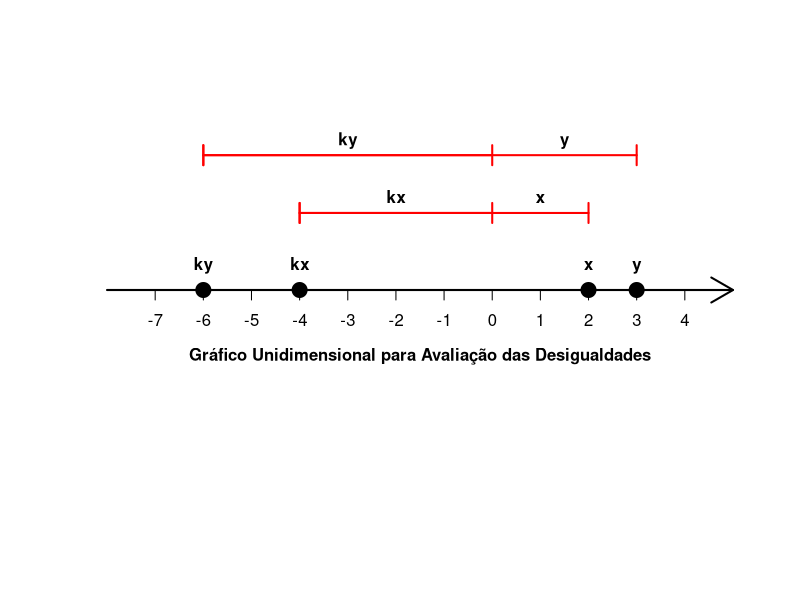
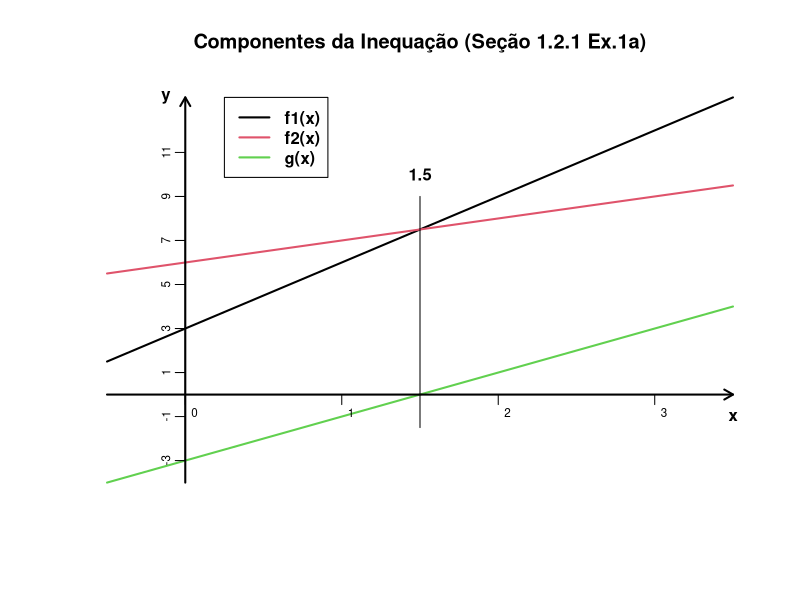
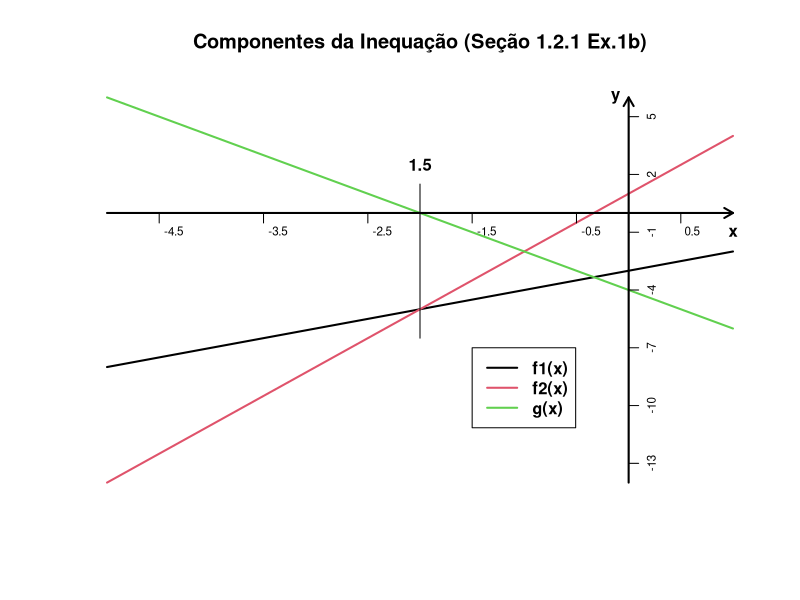
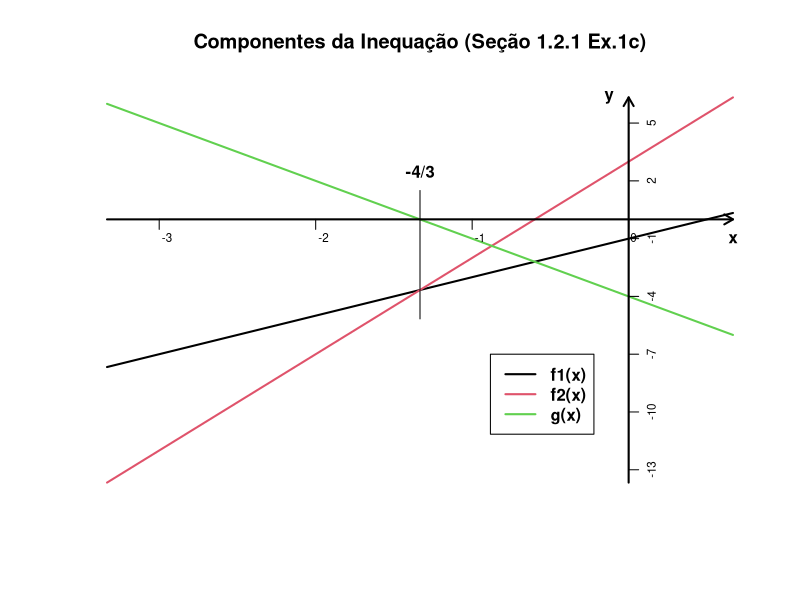
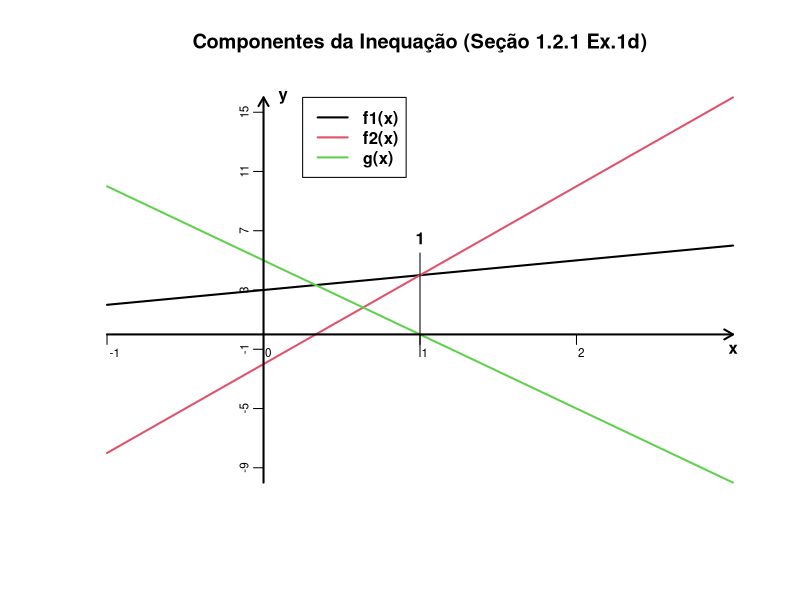
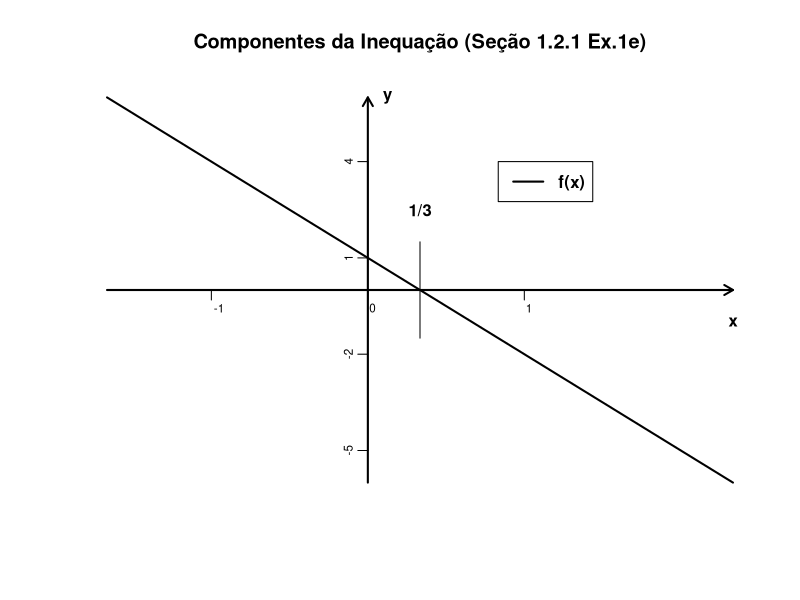
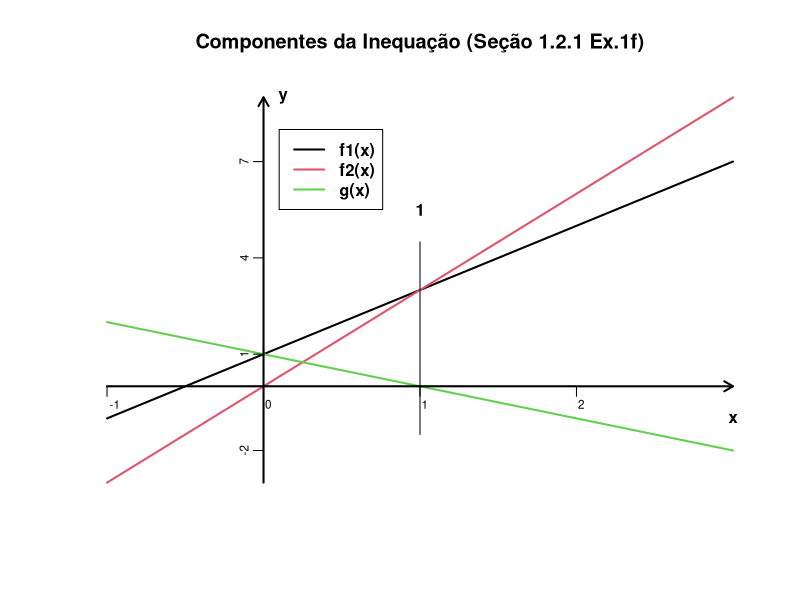
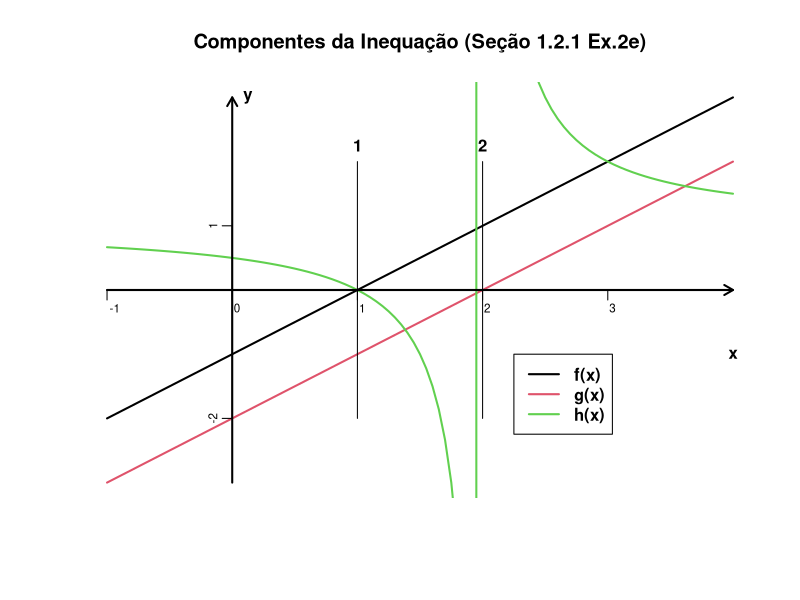

Source code (R) for these figures, in order:
## ---- chunk 1
require(knitr)
opts_chunk$set(fig.align = "center")
## ---- chunk 2
require(knitr)
opts_chunk$set(fig.align = "center")
## ---- chunk 3
# Estudo por simulação:

##  Semente:
set.seed(sum(utf8ToInt("BGuide")))

##  Quantidade de números a serem gerados:
n <- 1000000

##  Gera-se aqui 'n' números aleatórios seguindo a distribuição Uniforme de
## parâmetros 'min = 0' e 'max = 1':
x <- runif(n)

##  Em seguida geramos mais 'n' números aleatórios seguindo uma distribuição
## Uniforme de parâmetros 'min = x' e 'max = 1'. Isto faz com que todos os
## números armazenados em y[i] sejam maiores do que os armazenados em x[i], com
## 'i' variando de 1 a 'n'. Mas não implica que y[i] seja maior do que x[j] com
## 'j' também variando de 1 a 'n' e 'i != j':
y <- runif(n, min = x)

##  Soma a quantidade de verificações onde a afirmação 'x^2 <= y^2' for
## verdadeira:
sum(x^2 <= y^2)

##  Observe que o resultado é 1.000.000, exatamente a quantidade de números
## uniformes no intervalo (0, 1) que foram gerados. Logo para todas as
## simulações obteve-se 'x^2 <= y^2'.

##  Obs.: O resultado obtido por simulação não prova a propriedade acima, apenas
## cria evidências a favor dela. A simulação não é necessária aqui pois a
## propriedade pode ser provada analiticamente.
## ---- chunk 4
# Exemplo gráfico

##  O gráfico a seguir tem como objetivo a visualização do que foi dito
## anteriormente. Nele pode-se observar a propriedade 'x <= y  ==>  ky <= kx'
## quando 'k < 0'. No exemplo utilizaremos 'x = 2', 'y = 3' e 'k = -2'.

##  Cria um vetor dos valores a serem plotados:
xy <- c(2, 3)
k <- -2
pontos <- c(k*xy, xy)

##  Atribui 0 aos valores de y
pontos <- cbind(pontos, 0)

##  Atribui nome às coordenadas
rownames(pontos) <- c("kx", "ky", "x", "y")

##  Cria gráfico unidimensional:
plot(pontos, bty = 'n', xaxt = 'n', yaxt = 'n', ylab = '', xlab = '',
     ylim = c(-1, 1),
     xlim = c(pontos[2, 1] - 2, pontos[4, 1] + 2), pch = 19, cex = 2)

##  Eixo do sistema:
arrows(x0 = pontos[2, 1] - 2, x1 = pontos[4, 1] + 2,
       y0 = 0, y1 = 0, lwd = 2)

##  Retas de distância:
arrows(x0 = pontos[1, 1], x1 = c(0, pontos[3, 1]),
       y0 = 0.4, y1 = 0.4,
       angle = 90, code = 3, col = "red", lwd = 2, length = 0.1)

arrows(x0 = pontos[2, 1], x1 = c(0, pontos[4, 1]),
       y0 = 0.7, y1 = 0.7,
       angle = 90, code = 3, col = "red", lwd = 2, length = 0.1)

##  Enumeração do eixo:
axis(side = 1, seq(-7, 4, 1), pos = 0)

##  Legenda:
text(pontos, labels = rownames(pontos), pos = 3, offset = 1, font = 2)

text(x = pontos[1, 1]/2, labels = rownames(pontos)[1], y = 0.4,
     pos = 3, font = 2)
text(x = pontos[2, 1]/2, labels = rownames(pontos)[2], y = 0.7,
     pos = 3, font = 2)
text(x = pontos[3, 1]/2, labels = rownames(pontos)[3], y = 0.4,
     pos = 3, font = 2)
text(x = pontos[4, 1]/2, labels = rownames(pontos)[4], y = 0.7,
     pos = 3, font = 2)

text(y = 0, x = (pontos[2, 1] + pontos[4, 1])/2,
     labels = "Gráfico Unidimensional para Avaliação das Desigualdades",
     pos = 1, offset = 3, font = 2)


## ---- chunk 5
# Resolução no R

##  Para resolver a inequação pelo R consideraremos as seguintes expressões:
## 'f1(x) = 3x + 3' e 'f2(x) = x + 6'.
f1 <- function(x){
  3*x + 3
}

f2 <- function(x){
  x + 6
}

##  A desigualdade é 'f1(x) < f2(x)' logo 'f1(x) - f2(x) < 0'. Portanto
## queremos os valores de x para os quais 'f1(x) - f2(x)' seja menor que zero.
##  Começaremos achando a raiz da expressão 'f1(x) - f2(x)'.
##  A função abaixo utiliza iterações para achar a raiz em um intervalo
## pré-determinado, utiliza-se aqui o intervalo (-10, 10) mas é possível inserir
## grandes intervalos a um certo custo de tempo computacional (neste caso
## razoável).
r <- uniroot(function(x){f1(x) - f2(x)}, c(-10, 10))$root
r

##  O resultado revela somente a raiz da função. No entanto queremos saber onde
## se localizam os valores positivos e negativos da função.
##  Chamaremos nessa etapa a expressão 'f1(x) - f2(x)' de 'g(x)'.
g <- function(x){
  f1(x) - f2(x)
}

##  Sabemos que a raiz da função 'g(x)' é 1.5, logo basta verificarmos os
## valores ao redor da raiz.
x <- seq(from = r - 0.5, to = r + 0.5, by = 0.25)
data.frame(x, g(x))

##  Pode-se observar que para valores menores que 1.5, g(x) assume valores
## negativos. Logo os valores de x que satisfazem a inequação são dados por
## 'x < 1.5'

# Exemplo Gráfico

##  O gráfico a seguir representa f1(x), f2(x) e g(x). Observe que para valores
## menores que 1.5 temos f1(x) < f2(x) e g(x) < 0, para x = 1.5 temos
## f1(x) = f2(x) e g(x) = 0 e para valores maiores que 1.5 temos f1(x) > f2(x) e
## g(x) > 0.

##  Vetor para determinar a amplitude do eixo das abscissas:
v <- c(r - 2, r + 2)

##  Determina  a amplitude do eixo das ordenadas:
mini <- min(f1(v), f2(v), g(v))
maxi <- max(f1(v), f2(v), g(v))

##  Curvas:
curve(f1, from = v[1], to = v[2], xlim = v, ylim = c(mini, maxi), lwd = 2,
      bty = 'n', xaxt = 'n', yaxt = 'n', ylab = '', xlab = '',
      main = 'Componentes da Inequação (Seção 1.2.1 Ex.1a)')
curve(f2, from = v[1], to = v[2], add = TRUE, col = 2, lwd = 2)
curve(g, from = v[1], to = v[2], add = TRUE, col = 3, lwd = 2)

##  Eixos:
arrows(x0 = v[1], x1 = v[2],
       y0 = 0, y1 = 0, lwd = 2, length = 0.1)
arrows(x0 = 0, x1 = 0,
       y0 = mini, y1 = maxi, lwd = 2, length = 0.1)

##  Comprimento da reta vertical que passa pelo ponto de intersecção:
const <- 1.5
minim <- min(f1(r), f2(r), g(r)) - const
maxim <- max(f1(r), f2(r), g(r)) + const

##  Reta vertical que passa pelo ponto de intersecção:
segments(x0 = r, x1 = r,
         y0 = minim, y1 = maxim, lwd = 1)

##  Enumeração dos eixos:
axis(side = 1, c(seq(v[1] + 0.5, v[2] - 0.5, 1)),
     hadj = -1, padj = -1.5, pos = 0,  cex.axis = 0.7)
axis(side = 2, c(seq(mini + 1, maxi - 1, 2)),
     padj = 1, pos = 0,  cex.axis = 0.7)

##  Legenda:
legend(v[1] + 0.75, maxi, col = c(1, 2, 3), c('f1(x)', 'f2(x)', 'g(x)'),
       lwd = 2, text.font = 2)

text(x = c(v[2], -0.125, r), y = c(-1, maxi, maxim + 1),
     labels = c("x", "y", "1.5"), font = 2)

## ---- chunk 6
# Resolução no R

##  Para resolver a inequação pelo R consideraremos as seguintes expressões:
## 'f1(x) = x - 3' e 'f2(x) = 3x + 1'.
f1 <- function(x){
  x - 3
}

f2 <- function(x){
  3*x + 1
}

##  A desigualdade é 'f1(x) < f2(x)' logo 'f1(x) - f2(x) > 0'. Portanto
## queremos os valores de x para os quais 'f1(x) - f2(x)' seja maior que zero.
##  Começaremos achando a raiz da expressão 'f1(x) - f2(x)'.
##  A função abaixo utiliza iterações para achar a raiz em um intervalo
## pré-determinado, utiliza-se aqui o intervalo (-10, 10) mas é possível inserir
## grandes intervalos a um certo custo de tempo computacional (neste caso
## razoável).
r <- uniroot(function(x){f1(x) - f2(x)}, c(-10, 10))$root
r

##  O resultado revela somente a raiz da função. No entanto queremos saber onde
## se localizam os valores positivos e negativos da função.
##  Chamaremos nessa etapa a expressão 'f1(x) - f2(x)' de 'g(x)'.
g <- function(x){
  f1(x) - f2(x)
}

##  Sabemos que a raiz da função 'g(x)' é -2, logo basta verificarmos os
## valores ao redor da raiz.
x <- seq(from = r - 0.5, to = r + 0.5, by = 0.25)
data.frame(x, g(x))

##  Pode-se observar que para valores menores que -2, g(x) assume valores
## positivos. Logo os valores de x que satisfazem a inequação são dados por
## 'x < -2'

# Exemplo Gráfico

##  O gráfico a seguir representa f1(x), f2(x) e g(x). Observe que para valores
## menores que -2 temos f1(x) > f2(x) e g(x) > 0, para x = 1.5 temos 
## f1(x) = f2(x) e g(x) = 0 e para valores maiores que -2 temos f1(x) < f2(x) e
## g(x) < 0.

##  Vetor para determinar a amplitude do eixo das abscissas:
v <- c(r - 3, r + 3)

##  Determina  a amplitude do eixo das ordenadas:
mini <- min(f1(v), f2(v), g(v))
maxi <- max(f1(v), f2(v), g(v))

##  Curvas:
curve(f1, from = v[1], to = v[2], xlim = v, ylim = c(mini, maxi), lwd = 2,
      bty = 'n', xaxt = 'n', yaxt = 'n', ylab = '', xlab = '',
      main = 'Componentes da Inequação (Seção 1.2.1 Ex.1b)')
curve(f2, from = v[1], to = v[2], add = TRUE, col = 2, lwd = 2)
curve(g, from = v[1], to = v[2], add = TRUE, col = 3, lwd = 2)

##  Eixos:
arrows(x0 = v[1], x1 = v[2],
       y0 = 0, y1 = 0, lwd = 2, length = 0.1)
arrows(x0 = 0, x1 = 0,
       y0 = mini, y1 = maxi, lwd = 2, length = 0.1)

##  Comprimento da reta vertical que passa pelo ponto de intersecção:
const <- 1.5
minim <- min(f1(r), f2(r), g(r)) - const
maxim <- max(f1(r), f2(r), g(r)) + const

##  Reta vertical que passa pelo ponto de intersecção:
segments(x0 = r, x1 = r,
         y0 = minim, y1 = maxim, lwd = 1)

##  Enumeração dos eixos:
axis(side = 1, c(seq(v[1] + 0.5, v[2] - 0.5, 1)),
     hadj = -0.25, padj = -1.5, pos = 0, cex.axis = 0.7)
axis(side = 4, c(seq(mini + 1, maxi - 1, 3)),
     padj = -1, pos = 0, cex.axis = 0.7)

##  Legenda:
legend(r + 0.5, -7, col = c(1, 2, 3), c('f1(x)', 'f2(x)', 'g(x)'),
       lwd = 2, text.font = 2)

text(x = c(v[2], -0.125, r), y = c(-1, maxi, maxim + 1),
     labels = c("x", "y", "1.5"), font = 2)

## ---- chunk 7

# Resolução no R

##  Para resolver a inequação pelo R consideraremos as seguintes expressões:
## 'f1(x) = 2x - 1' e 'f2(x) = 5x + 3'.
f1 <- function(x){
  2*x - 1
}

f2 <- function(x){
  5*x + 3
}

##  A desigualdade é 'f1(x) >= f2(x)' logo 'f1(x) - f2(x) >= 0'. Portanto
## queremos os valores de x para os quais 'f1(x) - f2(x)' seja maior ou igual a
## zero.
##  Começaremos achando a raiz da expressão 'f1(x) - f2(x)'.
##  A função abaixo utiliza iterações para achar a raiz em um intervalo
## pré-determinado, utiliza-se aqui o intervalo (-10, 10) mas é possível inserir
## grandes intervalos a um certo custo de tempo computacional (neste caso
## razoável).
r <- uniroot(function(x){f1(x) - f2(x)}, c(-10, 10))$root
r

##  O resultado revela somente a raiz da função. No entanto queremos saber onde
## se localizam os valores positivos e negativos da função.
##  Chamaremos nessa etapa a expressão 'f1(x) - f2(x)' de 'g(x)'.
g <- function(x){
  f1(x) - f2(x)
}

##  Sabemos que a raiz da função 'g(x)' é -1.33, logo basta verificarmos os
## valores ao redor da raiz.
x <- seq(from = r - 0.5, to = r + 0.5, by = 0.25)
data.frame(x, g(x))

##  Pode-se observar que para valores menores que -1.33, g(x) assume valores
## positivos. Logo os valores de x que satisfazem a inequação são dados por
## 'x <= -1.33' ou 'x <= -4/3'.

# Exemplo Gráfico

##  O gráfico a seguir representa f1(x), f2(x) e g(x). Observe que para valores
## menores que -1.33 temos f1(x) > f2(x) e g(x) > 0, para x = -1.33 temos
## f1(x) = f2(x) e g(x) = 0 e para valores maiores que -1.33 temos
## f1(x) < f2(x) e g(x) < 0.

##  Vetor para determinar a amplitude do eixo das abscissas:
v <- c(r - 2, r + 2)

##  Determina  a amplitude do eixo das ordenadas:
mini <- min(f1(v), f2(v), g(v))
maxi <- max(f1(v), f2(v), g(v))

##  Curvas:
curve(f1, from = v[1], to = v[2], xlim = v, ylim = c(mini, maxi), lwd = 2,
      bty = 'n', xaxt = 'n', yaxt = 'n', ylab = '', xlab = '',
      main = 'Componentes da Inequação (Seção 1.2.1 Ex.1c)')
curve(f2, from = v[1], to = v[2], add = TRUE, col = 2, lwd = 2)
curve(g, from = v[1], to = v[2], add = TRUE, col = 3, lwd = 2)

##  Eixos:
arrows(x0 = v[1], x1 = v[2],
       y0 = 0, y1 = 0, lwd = 2, length = 0.1)
arrows(x0 = 0, x1 = 0,
       y0 = mini, y1 = maxi, lwd = 2, length = 0.1)

##  Comprimento da reta vertical que passa pelo ponto de intersecção:
const <- 1.5
minim <- min(f1(r), f2(r), g(r)) - const
maxim <- max(f1(r), f2(r), g(r)) + const

##  Reta vertical que passa pelo ponto de intersecção:
segments(x0 = r, x1 = r,
         y0 = minim, y1 = maxim, lwd = 1)

##  Enumeração dos eixos:
axis(side = 1, c(seq(round(v[1]), round(v[2]) - 0.5, 1)),
     hadj = -0.25, padj = -1.5, pos = 0, cex.axis = 0.7)
axis(side = 4, c(seq(round(mini) + 1, round(maxi) - 1, 3)),
     padj = -1, pos = 0, cex.axis = 0.7)

##  Legenda:
legend(r + 0.45, -7, col = c(1, 2, 3), c('f1(x)', 'f2(x)', 'g(x)'),
       lwd = 2, text.font = 2)

text(x = c(v[2], -0.125, r), y = c(-1, maxi, maxim + 1),
     labels = c("x", "y", "-4/3"), font = 2)

## ---- chunk 8
    
# Resolução no R

##  Para resolver a inequação pelo R consideraremos as seguintes expressões:
## 'f1(x) = x + 3' e 'f2(x) = 6x - 2'.
f1 <- function(x){
  x + 3
}

f2 <- function(x){
  6*x - 2
}

##  A desigualdade é 'f1(x) <= f2(x)' logo 'f1(x) - f2(x) <= 0'. Portanto
## queremos os valores de x para os quais 'f1(x) - f2(x)' seja menor ou igual a
## zero.
##  Começaremos achando a raiz da expressão 'f1(x) - f2(x)'.
##  A função abaixo utiliza iterações para achar a raiz em um intervalo
## pré-determinado, utiliza-se aqui o intervalo (-10, 10) mas é possível inserir
## grandes intervalos a um certo custo de tempo computacional (neste caso
## razoável).
r <- uniroot(function(x){f1(x) - f2(x)}, c(-10, 10))$root
r

##  O resultado revela somente a raiz da função. No entanto queremos saber onde
## se localizam os valores positivos e negativos da função.
##  Chamaremos nessa etapa a expressão 'f1(x) - f2(x)' de 'g(x)'.
g <- function(x){
  f1(x) - f2(x)
}

##  Sabemos que a raiz da função 'g(x)' é 1, logo basta verificarmos os valores
## ao redor da raiz.
x <- seq(from = r - 0.5, to = r + 0.5, by = 0.25)
data.frame(x, g(x))

##  Pode-se observar que para valores maiores que 1, g(x) assume valores
## negativos. Logo os valores de x que satisfazem a inequação são dados por
## 'x >= 1'.

# Exemplo Gráfico

##  O gráfico a seguir representa f1(x), f2(x) e g(x). Observe que para valores
## menores que 1 temos f1(x) > f2(x) e g(x) > 0, para x = 1 temos f1(x) = f2(x)
## e g(x) = 0 e para valores maiores que 1 temos f1(x) < f2(x) e g(x) < 0.

##  Vetor para determinar a amplitude do eixo das abscissas:
v <- c(r - 2, r + 2)

##  Determina  a amplitude do eixo das ordenadas:
mini <- min(f1(v), f2(v), g(v))
maxi <- max(f1(v), f2(v), g(v))

##  Curvas:
curve(f1, from = v[1], to = v[2], xlim = v, ylim = c(mini, maxi), lwd = 2,
      bty = 'n', xaxt = 'n', yaxt = 'n', ylab = '', xlab = '',
      main = 'Componentes da Inequação (Seção 1.2.1 Ex.1d)')
curve(f2, from = v[1], to = v[2], add = TRUE, col = 2, lwd = 2)
curve(g, from = v[1], to = v[2], add = TRUE, col = 3, lwd = 2)

##  Eixos:
arrows(x0 = v[1], x1 = v[2],
       y0 = 0, y1 = 0, lwd = 2, length = 0.1)
arrows(x0 = 0, x1 = 0,
       y0 = mini, y1 = maxi, lwd = 2, length = 0.1)

##  Comprimento da reta vertical que passa pelo ponto de intersecção:
const <- 1.5
minim <- min(f1(r), f2(r), g(r)) - const
maxim <- max(f1(r), f2(r), g(r)) + const

##  Reta vertical que passa pelo ponto de intersecção:
segments(x0 = r, x1 = r,
         y0 = minim, y1 = maxim, lwd = 1)

##  Enumeração dos eixos:
axis(side = 1, c(seq(round(v[1]), round(v[2]) - 0.5, 1)),
     hadj = -0.25, padj = -1.5, pos = 0, cex.axis = 0.7)
axis(side = 2, c(seq(round(mini) + 1, round(maxi) - 1, 4)),
     padj = 1, pos = 0, cex.axis = 0.7)

##  Legenda:
legend(r - 0.75, 16, col = c(1, 2, 3), c('f1(x)', 'f2(x)', 'g(x)'),
       lwd = 2, text.font = 2)

text(x = c(v[2], 0.125, r), y = c(-1, maxi, maxim + 1),
     labels = c("x", "y", "1"), font = 2)

## ---- chunk 9

# Resolução no R

##  Para resolver a inequação pelo R consideraremos a seguinte expressão:
## 'f(x) = 1 - 3x'.
f <- function(x){
  1 - 3*x
}

##  A desigualdade é 'f(x) < 0'. Portanto queremos os valores de x para os quais
## 'f(x)' seja menor que zero.
##  Começaremos achando a raiz de 'f(x)'.
##  A função abaixo utiliza iterações para achar a raiz em um intervalo
## pré-determinado, utiliza-se aqui o intervalo (-10, 10) mas é possível inserir
## grandes intervalos a um certo custo de tempo computacional (neste caso
## razoável).
r <- uniroot(f, c(-10, 10))$root
r

##  O resultado revela somente a raiz da função. No entanto queremos saber onde
## se localizam os valores positivos e negativos da função.
##  Sabemos que a raiz da função 'f(x)' é 1/3, logo basta verificarmos os
## valores ao redor da raiz.
x <- seq(from = r - 0.5, to = r + 0.5, by = 0.25)
data.frame(x, f(x))

##  Pode-se observar que para valores menores que 1/3, f(x) assume valores
## positivos. Logo os valores de x que satisfazem a inequação são dados por
## 'x < 1/3'.

# Exemplo Gráfico

##  O gráfico a seguir representa f(x). Observe que para valores menores que 1/3
## temos f(x) > 0, para x = 1/3 temos f(x) = 0 e para valores maiores que 1/3
## temos f(x) < 0.

##  Vetor para determinar a amplitude do eixo das abscissas:
v <- c(r - 2, r + 2)

##  Determina  a amplitude do eixo das ordenadas:
mini <- min(f(v))
maxi <- max(f(v))

##  Curvas:
curve(f, from = v[1], to = v[2], xlim = v, ylim = c(mini, maxi), lwd = 2,
      bty = 'n', xaxt = 'n', yaxt = 'n', ylab = '', xlab = '',
      main = 'Componentes da Inequação (Seção 1.2.1 Ex.1e)')
##  Eixos:
arrows(x0 = v[1], x1 = v[2],
       y0 = 0, y1 = 0, lwd = 2, length = 0.1)
arrows(x0 = 0, x1 = 0,
       y0 = mini, y1 = maxi, lwd = 2, length = 0.1)

##  Comprimento da reta vertical que passa pelo ponto de intersecção:
const <- 1.5
minim <- min(f(r)) - const
maxim <- max(f(r)) + const

##  Reta vertical que passa pelo ponto de intersecção:
segments(x0 = r, x1 = r,
         y0 = minim, y1 = maxim, lwd = 1)

##  Enumeração dos eixos:
axis(side = 1, c(seq(round(v[1]) + 1, round(v[2]) - 0.5, 1)),
     hadj = -0.25, padj = -1.5, pos = 0, cex.axis = 0.7)
axis(side = 2, c(seq(round(mini) + 1, round(maxi) - 1, 3)),
     padj = 1, pos = 0, cex.axis = 0.7)

##  Adiciona componentes do gráfico:
legend(r + 0.5, 4, col = 1, 'f(x)', lwd = 2, text.font = 2)

text(x = c(v[2], 0.125, r), y = c(-1, maxi, maxim + 1),
     labels = c("x", "y", "1/3"), font = 2)  

## ---- chunk 10

# Resolução no R

##  Para resolver a inequação pelo R consideraremos as seguintes expressões:
## 'f1(x) = 2x + 1' e 'f2(x) = 3x'.
f1 <- function(x){
  2*x + 1
}

f2 <- function(x){
  3*x
}

##  A desigualdade é 'f1(x) >= f2(x)' logo 'f1(x) - f2(x) >= 0'. Portanto
## queremos os valores de x para os quais 'f1(x) - f2(x)' seja maior ou igual a
## zero.
##  Começaremos achando a raiz da expressão 'f1(x) - f2(x)'.
##  A função abaixo utiliza iterações para achar a raiz em um intervalo
## pré-determinado, utiliza-se aqui o intervalo (-10, 10) mas é possível inserir
## grandes intervalos a um certo custo de tempo computacional (neste caso
## razoável).
r <- uniroot(function(x){f1(x) - f2(x)}, c(-10, 10))$root
r

##  O resultado revela somente a raiz da função. No entanto queremos saber onde
## se localizam os valores positivos e negativos da função.
##  Chamaremos nessa etapa a expressão 'f1(x) - f2(x)' de 'g(x)'.
g <- function(x){
  f1(x) - f2(x)
}

##  Sabemos que a raiz da função 'g(x)' é 1, logo basta verificarmos os valores
## ao redor da raiz.
x <- seq(from = r - 0.5, to = r + 0.5, by = 0.25)
data.frame(x, g(x))

##  Pode-se observar que para valores menores que 1, g(x) assume valores
## positivos. Logo os valores de x que satisfazem a inequação são dados por
## 'x <= 1'.

# Exemplo Gráfico

##  O gráfico a seguir representa f1(x), f2(x) e g(x). Observe que para valores
## menores que 1 temos f1(x) > f2(x) e g(x) > 0, para x = 1 temos f1(x) = f2(x)
## e g(x) = 0 e para valores maiores que 1 temos f1(x) < f2(x) e g(x) < 0.

##  Vetor para determinar a amplitude do eixo das abscissas:
v <- c(r - 2, r + 2)

##  Determina  a amplitude do eixo das ordenadas:
mini <- min(f1(v), f2(v), g(v))
maxi <- max(f1(v), f2(v), g(v))

##  Curvas:
curve(f1, from = v[1], to = v[2], xlim = v, ylim = c(mini, maxi), lwd = 2,
      bty = 'n', xaxt = 'n', yaxt = 'n', ylab = '', xlab = '',
      main = 'Componentes da Inequação (Seção 1.2.1 Ex.1f)')
curve(f2, from = v[1], to = v[2], add = TRUE, col = 2, lwd = 2)
curve(g, from = v[1], to = v[2], add = TRUE, col = 3, lwd = 2)

##  Eixos:
arrows(x0 = v[1], x1 = v[2],
       y0 = 0, y1 = 0, lwd = 2, length = 0.1)
arrows(x0 = 0, x1 = 0,
       y0 = mini, y1 = maxi, lwd = 2, length = 0.1)

##  Comprimento da reta vertical que passa pelo ponto de intersecção:
const <- 1.5
minim <- min(f1(r), f2(r), g(r)) - const
maxim <- max(f1(r), f2(r), g(r)) + const

##  Reta vertical que passa pelo ponto de intersecção:
segments(x0 = r, x1 = r,
         y0 = minim, y1 = maxim, lwd = 1)

##  Enumeração dos eixos:
axis(side = 1, c(seq(round(v[1]), round(v[2]) - 0.5, 1)),
     hadj = -0.25, padj = -1.5, pos = 0, cex.axis = 0.7)
axis(side = 2, c(seq(round(mini) + 1, round(maxi) - 1, 3)),
     padj = 1, pos = 0, cex.axis = 0.7)

##  Legenda:
legend(0.1, 8, col = c(1, 2, 3), c('f1(x)', 'f2(x)', 'g(x)'),
       lwd = 2, text.font = 2)

text(x = c(v[2], 0.125, r), y = c(-1, maxi, maxim + 1),
     labels = c("x", "y", "1"), font = 2)

## ---- chunk 11
    
# Resolução no R

##  Para estudar o sinal da expressão pelo R começaremos construindo a função:
f <- function(x){
  3*x - 1
}

##  Começaremos achando a raiz da expressão f(x) ou seja, os valores de x para
## os quais f(x) = 0.
##  A função abaixo utiliza iterações para achar a raiz em um intervalo
## pré-determinado, utiliza-se aqui o intervalo (-10, 10) mas é possível inserir
## grandes intervalos a um certo custo de tempo computacional (neste caso
## razoável).
r <- uniroot(f, c(-10, 10))$root
r

##  Logo para x = 1/3 temos f(x) = 0.
##  Queremos saber também onde se localizam os valores positivos e negativos da
## função. Para isso basta verificarmos os valores ao redor da raiz.
x <- seq(from = r - 0.5, to = r + 0.5, by = 0.25)
data.frame(x, f(x))

##  Pode-se observar que para valores menores que 1/3, f(x) assume valores
## negativos e para valores maiores que 1/3, f(x) assume valores positivos.

##  Para uma visualização gráfica do problema consulte o Exercício 1 da Seção
## 1.2.1 e tente reproduzir os gráficos para este problema. Caso encontre
## dificuldades entre em contato através do meu e-mail:
## geronymobruno@hotmail.com.

## ---- chunk 12

# Resolução no R

##  Para estudar o sinal da expressão pelo R começaremos construindo a função:
f <- function(x){
  3 - x
}

##  Começaremos achando a raiz da expressão f(x) ou seja, os valores de x para
## os quais f(x) = 0.
##  A função abaixo utiliza iterações para achar a raiz em um intervalo
## pré-determinado, utiliza-se aqui o intervalo (-10, 10) mas é possível inserir
## grandes intervalos a um certo custo de tempo computacional (neste caso
## razoável).
r <- uniroot(f, c(-10, 10))$root
r

##  Logo para x = 3 temos f(x) = 0.
##  Queremos saber também onde se localizam os valores positivos e negativos da
## função. Para isso basta verificarmos os valores ao redor da raiz.
x <- seq(from = r - 0.5, to = r + 0.5, by = 0.25)
data.frame(x, f(x))

##  Pode-se observar que para valores menores que 3, f(x) assume valores
## positivos e para valores maiores que 3, f(x) assume valores negativos.

##  Para uma visualização gráfica do problema consulte o Exercício 1 da Seção
## 1.2.1 e tente reproduzir os gráficos para este problema. Caso encontre
## dificuldades entre em contato através do meu e-mail:
## geronymobruno@hotmail.com.

## ---- chunk 13
    
# Resolução no R

##  Para estudar o sinal da expressão pelo R começaremos construindo a função:
f <- function(x){
  2 - 3*x
}

##  Começaremos achando a raiz da expressão f(x) ou seja, os valores de x para
## os quais f(x) = 0.
##  A função abaixo utiliza iterações para achar a raiz em um intervalo
## pré-determinado, utiliza-se aqui o intervalo (-10, 10) mas é possível inserir
## grandes intervalos a um certo custo de tempo computacional (neste caso
## razoável).
r <- uniroot(f, c(-10, 10))$root
r

##  Logo para x = 2/3 temos f(x) = 0.
##  Queremos saber também onde se localizam os valores positivos e negativos da
## função. Para isso basta verificarmos os valores ao redor da raiz.
x <- seq(from = r - 0.5, to = r + 0.5, by = 0.25)
data.frame(x, f(x))

##  Pode-se observar que para valores menores que 2/3, f(x) assume valores
## positivos e para valores maiores que 2/3, f(x) assume valores negativos.

##  Para uma visualização gráfica do problema consulte o Exercício 1 da Seção
## 1.2.1 e tente reproduzir os gráficos para este problema. Caso encontre
## dificuldades entre em contato através do meu e-mail:
## geronymobruno@hotmail.com.

## ---- chunk 14

# Resolução no R

##  Para estudar o sinal da expressão pelo R começaremos construindo a função:
f <- function(x){
  5*x + 1
}

##  Começaremos achando a raiz da expressão f(x) ou seja, os valores de x para
## os quais f(x) = 0.
##  A função abaixo utiliza iterações para achar a raiz em um intervalo
## pré-determinado, utiliza-se aqui o intervalo (-10, 10) mas é possível inserir
## grandes intervalos a um certo custo de tempo computacional (neste caso
## razoável).
r <- uniroot(f, c(-10, 10))$root
r

##  Logo para x = -1/5 temos f(x) = 0.
##  Queremos saber também onde se localizam os valores positivos e negativos da
## função. Para isso basta verificarmos os valores ao redor da raiz.
x <- seq(from = r - 0.5, to = r + 0.5, by = 0.25)
data.frame(x, f(x))

##  Pode-se observar que para valores menores que -1/5, f(x) assume valores
## negativos e para valores maiores que -1/5, f(x) assume valores positivos.

##  Para uma visualização gráfica do problema consulte o Exercício 1 da Seção
## 1.2.1 e tente reproduzir os gráficos para este problema. Caso encontre
## dificuldades entre em contato através do meu e-mail:
## geronymobruno@hotmail.com.

## ---- chunk 15

# Resolução no R

##  Para resolver a inequação pelo R consideraremos as seguintes expressões:
## 'f(x) = x - 1' e 'g(x) = x - 2'.
f <- function(x){
  x - 1
}

g <- function(x){
  x - 2
}

##  Começaremos achando a raiz das expressões f(x) e g(x) ou seja, os valores de
## x para os quais f(x) = 0.
##  A função abaixo utiliza iterações para achar a raiz em um intervalo
## pré-determinado, utiliza-se aqui o intervalo (-10, 10) mas é possível inserir
## grandes intervalos a um certo custo de tempo computacional (neste caso
## razoável).
rf <- uniroot(f, c(-10, 10))$root
rf

rg <- uniroot(g, c(-10, 10))$root
rg

##  O resultado revela somente a raiz das funções f(x) e g(x). No entanto
## queremos saber onde se localizam os valores positivos e negativos das
## funções.

##  Sabemos que as raízes das funções f(x) e g(x) são, respectivamente, 1 e 2.
## Agora verificaremos os valores ao redor das raízes.
x <- seq(from = min(rf, rg) - 0.5, to = max(rf, rg) + 0.5, by = 0.5)
data.frame(x, f(x), g(x), f(x)/g(x))

##  Nosso interesse aqui é em f(x)/g(x), podemos concluir com o resultado acima
## que valores menores que 1 e maiores que 2 temos f(x)/g(x) > 0, e para valores
## maiores que 1 e menores que 2 temos f(x)/g(x) < 0 e para x = 1 temos
## f(x)/g(x) = 0. Por definição, quando g(x) = 0 (x = 2) a expressão não é
## definida.

# Exemplo Gráfico

##  O gráfico a seguir representa f(x), g(x) e h(x). Observe que para valores
## menores que 1 temos f1(x) > f2(x) e g(x) > 0, para x = 1 temos f1(x) = f2(x)
## e g(x) = 0 e para valores maiores que 1 temos f1(x) < f2(x) e g(x) < 0.

##  Vetor para determinar a amplitude do eixo das abscissas:
v <- c(min(rf, rg) - 2, max(rf, rg) + 2)

##  Define função h(x):
h <- function(x){
  f(x)/g(x)
}
##  Determina  a amplitude do eixo das ordenadas:
mini <- min(f(v), g(v), h(v))
maxi <- max(f(v), g(v), h(v))

##  Curvas:
curve(f, from = v[1], to = v[2], xlim = v, ylim = c(mini, maxi), lwd = 2,
      bty = 'n', xaxt = 'n', yaxt = 'n', ylab = '', xlab = '',
      main = 'Componentes da Inequação (Seção 1.2.1 Ex.2e)')
curve(g, from = v[1], to = v[2], add = TRUE, col = 2, lwd = 2)
curve(h, from = v[1], to = v[2], add = TRUE, col = 3, lwd = 2)

##  Eixos:
arrows(x0 = v[1], x1 = v[2],
       y0 = 0, y1 = 0, lwd = 2, length = 0.1)
arrows(x0 = 0, x1 = 0,
       y0 = mini, y1 = maxi, lwd = 2, length = 0.1)

##  Reta vertical que passa pelo ponto de intersecção:
segments(x0 = c(rf, rg), x1 = c(rf, rg),
         y0 = -2, y1 = 2, lwd = 1)

##  Enumeração dos eixos:
axis(side = 1, c(seq(round(v[1]), round(v[2]) - 0.5, 1)),
     hadj = -0.25, padj = -1.5, pos = 0, cex.axis = 0.7)
axis(side = 2, c(seq(round(mini) + 1, round(maxi) - 1, 3)),
     padj = 1, pos = 0, cex.axis = 0.7)

##  Legenda:
legend(2.25, -1, col = c(1, 2, 3), c('f(x)', 'g(x)', 'h(x)'),
       lwd = 2, text.font = 2)

text(x = c(v[2], 0.125, rf, rg), y = c(-1, maxi, 2.25, 2.25),
     labels = c("x", "y", "1", "2"), font = 2)

##  Repare no grafico acima que para valores de x menores que 1 temos f(x) < 0
## e g(x) < 0 consequentemente h(x) > 0. Para x = 1 temos f(x) = 0 e g(x) < 0
## consequentemente h(x) = 0. Para valores de x maiores que 1 e menores que 2
## temos f(x) > 0 e g(x) < 0 consequentemente h(x) < 0. Para x = 2 temos
## f(x) > 0 e g(x) = 0 consequentemente h(x) não é definida no ponto. Para
## valores de x maiores que 2 temos f(x) > 0 e g(x) > 0 consequentemente
## h(x) > 0.

## ---- chunk 16
require(knitr)
opts_chunk$set(fig.align = "center")
## ---- chunk 17
require(knitr)
opts_chunk$set(fig.align = "center")
## ---- chunk 18
require(knitr)
opts_chunk$set(fig.align = "center")
## ---- chunk 19
require(knitr)
opts_chunk$set(fig.align = "center")
## ---- chunk 20
require(knitr)
opts_chunk$set(fig.align = "center")
